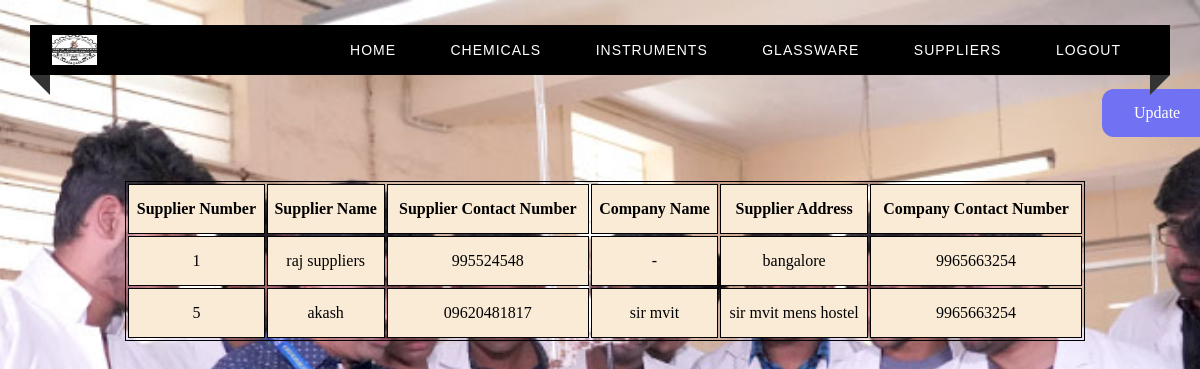
The app's page /suppliers with its own data.
### tables this page shows
CREATE TABLE SUPPLIER(
    Supplier_No INTEGER PRIMARY KEY ,
    Supplier_Name VARCHAR(30) NOT NULL,
    Supplier_Contact_No VARCHAR(13) NOT NULL,
    Company_Name VARCHAR(40),
    Supplier_Address VARCHAR(100),
    Company_Contact_No VARCHAR(13)
);

### app.py (the view)
@app.route("/suppliers")
def suppliers() :
    c = get_db()
    cur = c.cursor()
    cur.execute("SELECT * from SUPPLIER")
    return render_template("suppliers.html", test=cur.fetchall())

### app.py (called while the page is built)
def get_db():
    db = getattr(g, '_database', None)
    if db is None:
        db = g._database = sqlite3.connect(DATABASE)
    return db

@app.teardown_appcontext
def close_connection(exception):
    db = getattr(g, '_database', None)
    if db is not None:
        db.close()

### flask/templates/suppliers.html (shortened to what this page needs)
<html>
<head>
    <link rel="stylesheet" type="text/css" href="../static/home.css">
</head>
<body>
<div class="custom-padding">
        <nav>
            <div class="logo"><img src = "../static/smvitlogo.png" width = "45px", height = "30px"></div>
            <ul class="menu-area">
                <li><a href="/home">Home</a></li>
                <li><a href="/chemicals">Chemicals</a></li>
                <li><a href="/instruments">Instruments</a></li>
                <li><a href="/glassware">Glassware</a></li>
                <li><a href="/suppliers">Suppliers</a></li>
                <li><a href="/">Logout</a></li>
            </ul>
        </nav>
        <a href="/updateSuppliersOptions" target = "_blank" class="button">Update</a>
        <div class="tab">
          <table align="center" style="margin-left : 125px; margin-top : 50px;">
              <th>Supplier Number</th>
              <th>Supplier Name </th>
              <th>Supplier Contact Number</th>
              <th>Company Name</th>
              <th>Supplier Address</th>
              <th>Company Contact Number</th>
            {% for row in test %}
            <tr>
                <td> {{ row[0] }}</td>
                <td> {{ row[1] }}</td>
                <td> {{ row[2] }}</td>
                <td> {{ row[3] }}</td>
                <td> {{ row[4] }}</td>
                <td> {{ row[5] }}</td>
            </tr>
            {% endfor %}
          </table>
        </div>
    </div>
</body>
</html>

### flask/static/home.css (style rules this page uses)
* { margin: 0; padding: 0; outline: 0; box-sizing: border-box; }
body { background: url("chemhomepage.png") no-repeat center fixed; background-size: cover; background-position: center; }
.menu-area li a { text-decoration: none; }
.menu-area li { list-style-type: none; }
.custom-padding { padding-top: 25px; }
nav { position: relative; width: calc(100% - 60px); margin: 0 auto; padding: 10px 0; background: #000000; z-index: 1; text-align: right; padding-right: 2%; font-family: sans-serif; }
.logo { width: 15%; float: left; text-transform: uppercase; color: #fff; font-size: 25px; text-align: left; padding-left: 2%; }
.menu-area li { display: inline-block; }
.menu-area a { color: #fff; font-weight: 300; letter-spacing: 1px; text-transform: uppercase; display: block; padding: 0 25px; font-size: 14px; line-height: 30px; position: relative; z-index: 1; }
nav:before { position: absolute; content: ''; border-top: 10px solid #333; border-right: 10px solid #333; border-left: 10px solid transparent; border-bottom: 10px solid transparent; top: 100%; left: 0; }
nav:after { position: absolute; content: ''; border-top: 10px solid #333; border-left: 10px solid #333; border-right: 10px solid transparent; border-bottom: 10px solid transparent; top: 100%; right: 0; }

### flask/templates/suppliers.html (style rules this page uses)
.button { background-color: #7171F4; border: none; color: white; padding: 15px 32px; text-align: center; text-decoration: none; display: inline-block; font-size: 16px; margin: 4px 2px; cursor: pointer; border-radius: 12px; position: relative; left: 1100px; top: 10px; }
table { width: 80%; border: 1px solid black; }
th,td { height: 50px; border: 1px solid black; text-align: center; background-color: antiquewhite; }

### records on screen
SUPPLIER: Supplier_No "1", Supplier_Name "raj suppliers", Supplier_Contact_No "995524548", Company_Name "-", Supplier_Address "bangalore", Company_Contact_No "9965663254"
SUPPLIER: Supplier_No "5", Supplier_Name "akash", Supplier_Contact_No "09620481817", Company_Name "sir mvit", Supplier_Address "sir mvit mens hostel", Company_Contact_No "9965663254"
